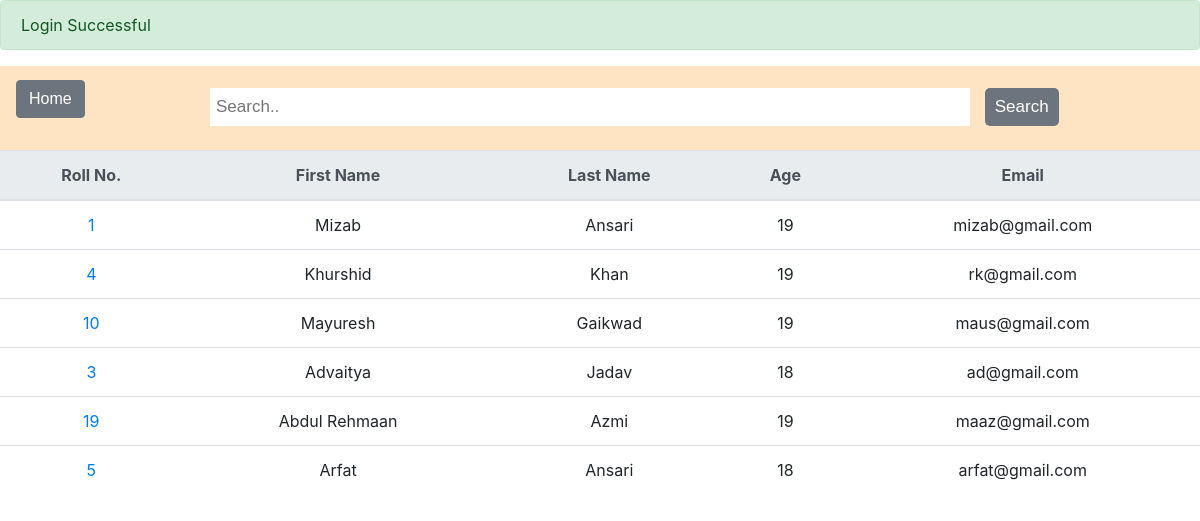
/fees/dues/selection_page.php (signed in), run on the app's committed database.
### tables this page shows
CREATE TABLE `student_details` (
  `id` int(100) NOT NULL,
  `roll_no` int(100) NOT NULL,
  `first_name` text NOT NULL,
  `middle_name` text NOT NULL,
  `surname` text NOT NULL,
  `age` text NOT NULL,
  `email` varchar(100) NOT NULL,
  `branch` text NOT NULL,
  `year` text NOT NULL,
  `address` text NOT NULL,
  `state` text NOT NULL,
  `pincode` int(100) NOT NULL,
  `phone_no` bigint(10) NOT NULL,
  `parent_phone_no` bigint(10) NOT NULL
);

### fees/dues/selection_page.php (the view, shortened to what this page needs)
<!DOCTYPE html>
<html lang="en">
<head>
    <link rel="stylesheet" href="https://maxcdn.bootstrapcdn.com/bootstrap/4.0.0-beta.3/css/bootstrap.min.css">
    <link rel="stylesheet" href="../fees_record/main_page.css">
</head>
<body>
    <?php
        require_once "../../connect_to_db.php";
    ?>
    <?php if (isset($_SESSION["msg"]) && isset($_SESSION["logged"])) : ?>
        <div class="alert alert-<?= $_SESSION["msg_type"] ?>">
            <?php
                echo $_SESSION["msg"];
            ?>
        </div>
    <?php endif; ?>
    <div class="topnav">
        <div class="search-container">
            <form action="selection_page.php" method="post">
                <a href="../../homepage.php" class="btn btn-secondary" style="float: left;">Home</a>
                <input type="text" placeholder="Search.." name="search_keyword">
                <button type="submit" class="search-btn btn-secondary btn" name="search_btn">Search</button>
            </form>
        </div>
    </div>
    <?php
    if (isset($_POST["search_keyword"])) {
        $search_keyword = $_POST["search_keyword"];
        $result = mysqli_query($conn, "SELECT * FROM student_details WHERE roll_no='$search_keyword' OR first_name LIKE '%$search_keyword%' OR surname LIKE '%$search_keyword%' OR Email LIKE '%$search_keyword%'");
    } else {
        $result = mysqli_query($conn, "SELECT * FROM student_details");
    }
    ?>
    <div class="justify-content-center">
        <table class="table text-center">
            <thead class="thead-light">
                <tr>
                    <th>Roll No.</th>
                    <th>First Name</th>
                    <th>Last Name</th>
                    <th>Age</th>
                    <th>Email</th>
                </tr>
            </thead>
            <?php while ($row = mysqli_fetch_assoc($result)) : ?>
                <tr>
                    <td><a href="dues_page.php?id=<?php echo $row["id"]; ?>"><?php echo $row["roll_no"]; ?></a></td>
                    <td><?php echo $row["first_name"]; ?></td>
                    <td><?php echo $row["surname"]; ?></td>
                    <td><?php echo $row["age"]; ?></td>
                    <td><?php echo $row["email"]; ?></td>
                </tr>
            <?php endwhile; ?>
        </table>
    </div>
</body>
</html>

### fees/fees_record/main_page.css (style rules this page uses)
.topnav { overflow: hidden; background-color: bisque; width: 100%; }
.topnav { display: block; color: black; text-align: center; padding: 14px 16px; text-decoration: none; font-size: 17px; font-family: Arial, Helvetica, sans-serif; }
.topnav input[type=text] { padding: 6px; margin-top: 8px; margin-right: 10px; font-size: 17px; border: none; width: 95vh; }
.topnav .search-container .search-btn { padding: 6px 10px; margin-bottom: 10px; margin-top: 8px; font-size: 17px; border: none; cursor: pointer; border-radius: 5px; }

### data on the page
student_details: roll_no "1", first_name "Mizab", surname "Ansari", age "19", email "mizab@gmail.com"
student_details: roll_no "4", first_name "Khurshid", surname "Khan", age "19", email "rk@gmail.com"
student_details: roll_no "10", first_name "Mayuresh", surname "Gaikwad", age "19", email "maus@gmail.com"
student_details: roll_no "3", first_name "Advaitya", surname "Jadav", age "18", email "ad@gmail.com"
student_details: roll_no "19", first_name "Abdul Rehmaan", surname "Azmi", age "19", email "maaz@gmail.com"
student_details: roll_no "5", first_name "Arfat", surname "Ansari", age "18", email "arfat@gmail.com"

### other printed values
$_SESSION["msg"] "Login Successful"
